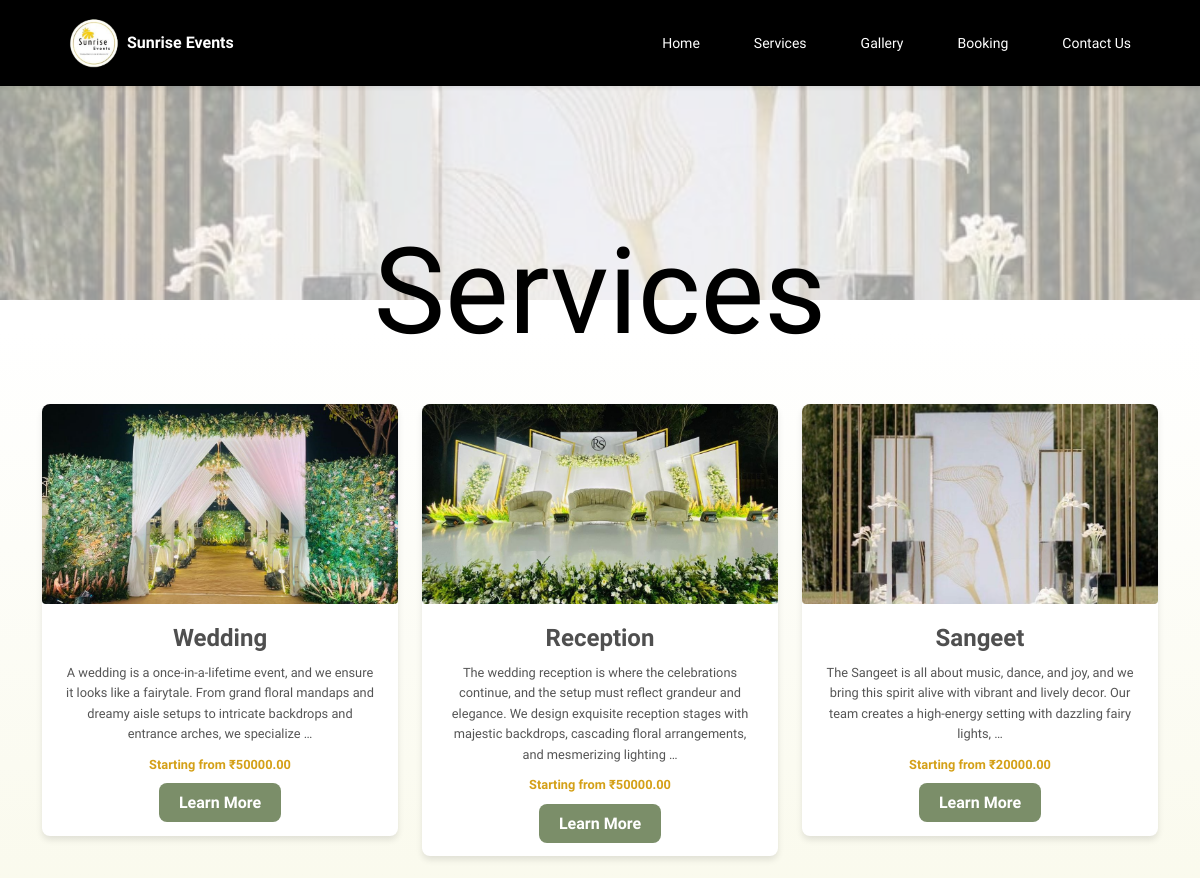
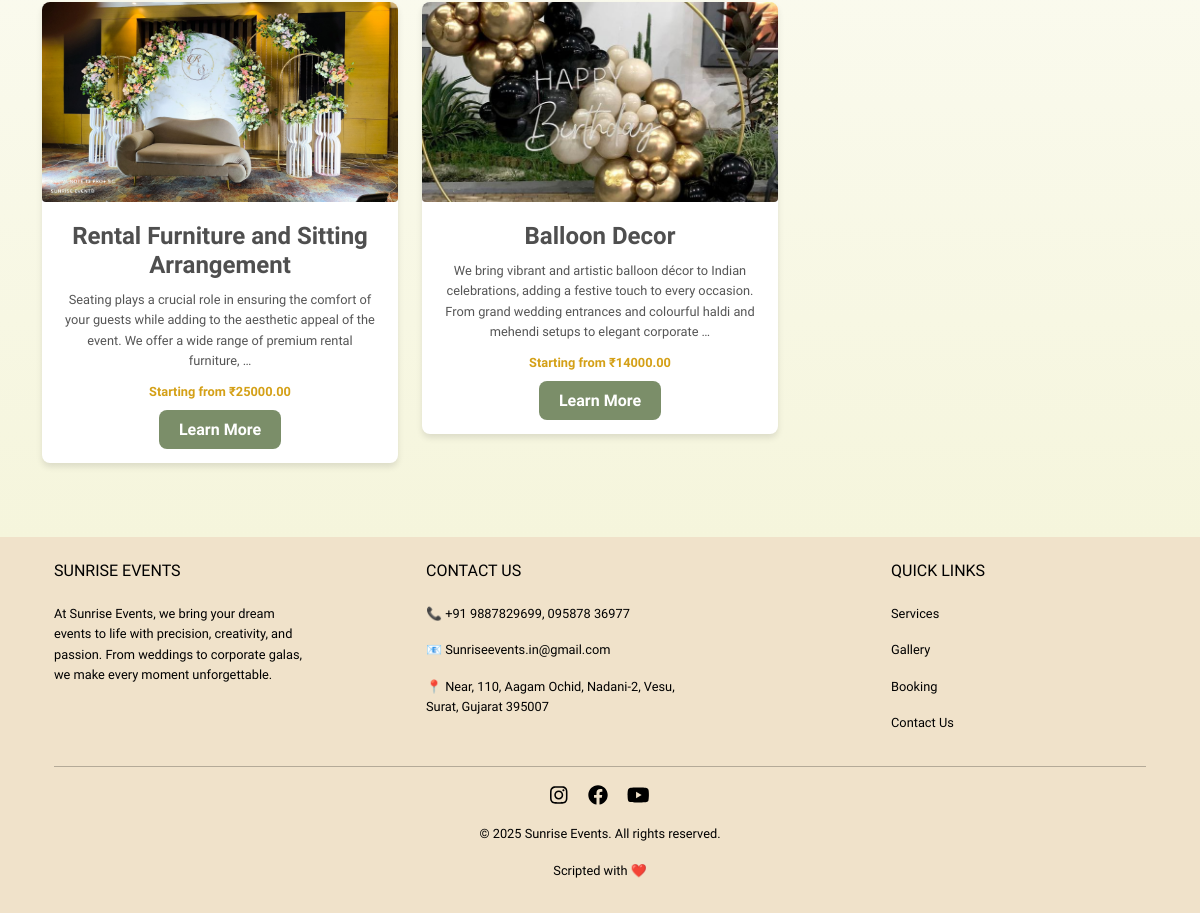
Page /services/ on the committed database (2 pictures, top to bottom).
### events/models.py (models this page shows, shortened)
class Service(models.Model):
    title = models.CharField(max_length=200)
    description = models.TextField()
    price_starts_from = models.DecimalField(max_digits=10, decimal_places=2)
    image = models.ImageField(upload_to='services/')
    is_active = models.BooleanField(default=True)

### events/views.py (the view)
# urls.py: path('services/', views.ServiceListView.as_view(), name='services'),
class ServiceListView(ListView):
    model = Service
    template_name = 'events/services.html'
    context_object_name = 'services'
    queryset = Service.objects.filter(is_active=True)

### events/templates/events/services.html (shortened to what this page needs)
{% extends 'base.html' %}
{% load static %}
{% block content %}
<section class="hero-section position-relative text-center text-white d-flex align-items-center justify-content-center"
         style="background: url('{% static 'images/img2.jpg' %}') center/cover no-repeat; height: 300px; margin-top: 0px;">
    <div class="overlay" style="position: absolute; inset: 0; background: rgba(255, 255, 255, 0.6);"></div>
    <div class="container position-relative z-2 d-flex flex-column align-items-center">
        <h1 class="services-title">Services</h1>
    </div>
</section>
<section class="py-4" style="background-color: #F5F5DC; background: linear-gradient(to bottom, rgba(245, 245, 220, 0) 0%, rgba(245, 245, 220, 1) 100%); margin-top: 30px !important;">
    <div class="container">
        <div class="row g-4">
            {% for service in services %}
            <div class="col-12 col-sm-6 col-lg-4">
                <div class="service-item">
                    <img src="{{ service.image.url }}" alt="{{ service.title }}" class="img-fluid rounded">
                    <div class="service-content">
                        <h2 class="service-title">{{ service.title }}</h2>
                        <p class="service-description">{{ service.description|truncatewords:30 }}</p>
                        <p class="service-price">Starting from ₹{{ service.price_starts_from }}</p>
                        <a href="{% url 'events:service_detail' service.pk %}" class="book-now-btn">Learn More</a>
                    </div>
                </div>
            </div>
            {% endfor %}
        </div>
    </div>
</section>
{% endblock %}

### static/css/custom.css (style rules this page uses)
body { padding-top: 80px; }
body { padding-top: 70px; }
.overlay { position: absolute; top: 0; left: 0; width: 100%; height: 100%; background: rgba(0, 0, 0, 0.5); display: flex; flex-direction: column; justify-content: center; align-items: center; text-align: center; padding: 20px; }
body { margin: 0; padding: 0; background-color: #000; color: #c49b82; font-family: Arial, sans-serif; text-align: center; }
.container { padding: 50px 20px; }

### events/templates/base.html (style rules this page uses)
body { font-family: 'Lexend', serif; font-weight: 300; }
p { font-size: 0.8rem; }

### events/templates/events/services.html (style rules this page uses)
.services-title { font-family: 'Great Vibes', cursive; font-size: 120px; color: black; text-align: center; position: absolute; top: 120px; left: 50%; transform: translateX(-50%); z-index: 1; }
.hero-section { margin-top: 0px; }
.service-item { position: relative; width: 100%; overflow: hidden; border-radius: 0.5rem; background: white; box-shadow: 0px 4px 6px rgba(0, 0, 0, 0.1); transition: transform 0.3s ease, box-shadow 0.3s ease; }
.service-item img { width: 100%; height: 200px; object-fit: cover; }
.service-content { padding: 20px; text-align: center; }
.service-title { font-size: 24px; font-weight: 600; margin-bottom: 10px; }
.service-description { color: #555; margin-bottom: 10px; }
.service-price { color: #d4a017; font-weight: bold; margin-bottom: 15px; }
.book-now-btn { background-color: #7B8E69; color: #fff; border: none; padding: 10px 20px; border-radius: 8px; text-decoration: none; font-weight: 600; transition: background-color 0.3s ease; }

### rows in the picture
Service: image (picture), title "Wedding", description "A wedding is a once-in-a-lifetime event, and we ensure it looks like a fairytale. From grand floral mandaps and dreamy aisle setups to intricate backdrops and entrance arches, we specialize …", price_starts_from "50000.00"
Service: image (picture), title "Reception", description "The wedding reception is where the celebrations continue, and the setup must reflect grandeur and elegance. We design exquisite reception stages with majestic backdrops, cascading floral arrangements, and mesmerizing lighting …", price_starts_from "50000.00"
Service: image (picture), title "Sangeet", description "The Sangeet is all about music, dance, and joy, and we bring this spirit alive with vibrant and lively decor. Our team creates a high-energy setting with dazzling fairy lights, …", price_starts_from "20000.00"
Service: image (picture), title "Rental Furniture and Sitting Arrangement", description "Seating plays a crucial role in ensuring the comfort of your guests while adding to the aesthetic appeal of the event. We offer a wide range of premium rental furniture, …", price_starts_from "25000.00"
Service: image (picture), title "Balloon Decor", description "We bring vibrant and artistic balloon décor to Indian celebrations, adding a festive touch to every occasion. From grand wedding entrances and colourful haldi and mehendi setups to elegant corporate …", price_starts_from "14000.00"
